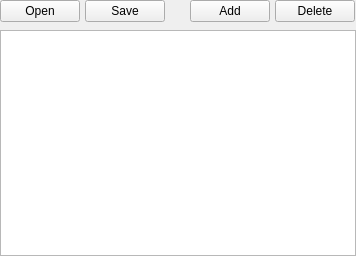
<?xml version="1.0" encoding="UTF-8"?>
<ui version="4.0">
 <class>Widget</class>
 <widget class="QWidget" name="Widget">
  <property name="geometry">
   <rect>
    <x>0</x>
    <y>0</y>
    <width>356</width>
    <height>256</height>
   </rect>
  </property>
  <property name="windowTitle">
   <string>Widget</string>
  </property>
  <widget class="QTableView" name="table">
   <property name="geometry">
    <rect>
     <x>0</x>
     <y>30</y>
     <width>356</width>
     <height>226</height>
    </rect>
   </property>
   <property name="sizeIncrement">
    <size>
     <width>0</width>
     <height>0</height>
    </size>
   </property>
  </widget>
  <widget class="QPushButton" name="buttonOpen">
   <property name="geometry">
    <rect>
     <x>0</x>
     <y>0</y>
     <width>80</width>
     <height>22</height>
    </rect>
   </property>
   <property name="text">
    <string>Open</string>
   </property>
  </widget>
  <widget class="QPushButton" name="buttonAdd">
   <property name="geometry">
    <rect>
     <x>190</x>
     <y>0</y>
     <width>80</width>
     <height>22</height>
    </rect>
   </property>
   <property name="text">
    <string>Add</string>
   </property>
  </widget>
  <widget class="QPushButton" name="buttonDelete">
   <property name="geometry">
    <rect>
     <x>275</x>
     <y>0</y>
     <width>80</width>
     <height>22</height>
    </rect>
   </property>
   <property name="text">
    <string>Delete</string>
   </property>
  </widget>
  <widget class="QPushButton" name="buttonSave">
   <property name="geometry">
    <rect>
     <x>85</x>
     <y>0</y>
     <width>80</width>
     <height>22</height>
    </rect>
   </property>
   <property name="text">
    <string>Save</string>
   </property>
  </widget>
 </widget>
 <layoutdefault spacing="6" margin="11"/>
 <resources/>
 <connections/>
</ui>
